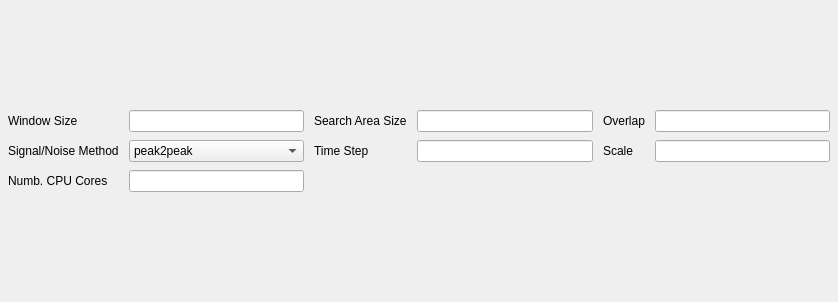
             <widget class="QWidget" name="ProPage">
              <property name="geometry">
               <rect>
                <x>0</x>
                <y>0</y>
                <width>838</width>
                <height>302</height>
               </rect>
              </property>
              <attribute name="label">
               <string>Process</string>
              </attribute>
              <layout class="QGridLayout" name="gridLayout_8">
               <property name="leftMargin">
                <number>8</number>
               </property>
               <property name="topMargin">
                <number>0</number>
               </property>
               <property name="rightMargin">
                <number>8</number>
               </property>
               <property name="bottomMargin">
                <number>0</number>
               </property>
               <item row="0" column="0">
                <layout class="QGridLayout" name="gridLayout_9">
                 <property name="horizontalSpacing">
                  <number>10</number>
                 </property>
                 <property name="verticalSpacing">
                  <number>8</number>
                 </property>
                 <item row="1" column="6">
                  <widget class="QLineEdit" name="pro_scale_LE">
                   <property name="text">
                    <string/>
                   </property>
                   <property name="placeholderText">
                    <string/>
                   </property>
                  </widget>
                 </item>
                 <item row="0" column="4">
                  <widget class="QLineEdit" name="pro_searcharea_LE">
                   <property name="text">
                    <string/>
                   </property>
                   <property name="placeholderText">
                    <string/>
                   </property>
                  </widget>
                 </item>
                 <item row="2" column="0" colspan="2">
                  <widget class="QLabel" name="label_8">
                   <property name="text">
                    <string>Numb. CPU Cores</string>
                   </property>
                  </widget>
                 </item>
                 <item row="0" column="5">
                  <widget class="QLabel" name="label_7">
                   <property name="text">
                    <string>Overlap</string>
                   </property>
                  </widget>
                 </item>
                 <item row="1" column="3">
                  <widget class="QLabel" name="label_10">
                   <property name="text">
                    <string>Time Step</string>
                   </property>
                  </widget>
                 </item>
                 <item row="1" column="5">
                  <widget class="QLabel" name="label_12">
                   <property name="text">
                    <string>Scale</string>
                   </property>
                  </widget>
                 </item>
                 <item row="1" column="0" colspan="2">
                  <widget class="QLabel" name="label_11">
                   <property name="text">
                    <string>Signal/Noise Method</string>
                   </property>
                  </widget>
                 </item>
                 <item row="1" column="2">
                  <widget class="QComboBox" name="pro_sig2noise_CB">
                   <item>
                    <property name="text">
                     <string>peak2peak</string>
                    </property>
                   </item>
                   <item>
                    <property name="text">
                     <string>peak2mean</string>
                    </property>
                   </item>
                   <item>
                    <property name="text">
                     <string>None</string>
                    </property>
                   </item>
                  </widget>
                 </item>
                 <item row="1" column="4">
                  <widget class="QLineEdit" name="pro_timestep_LE">
                   <property name="text">
                    <string/>
                   </property>
                   <property name="placeholderText">
                    <string/>
                   </property>
                  </widget>
                 </item>
                 <item row="2" column="2">
                  <widget class="QLineEdit" name="pro_ncpus_LE">
                   <property name="text">
                    <string/>
                   </property>
                   <property name="placeholderText">
                    <string/>
                   </property>
                  </widget>
                 </item>
                 <item row="0" column="6">
                  <widget class="QLineEdit" name="pro_overlap_LE">
                   <property name="text">
                    <string/>
                   </property>
                   <property name="placeholderText">
                    <string/>
                   </property>
                  </widget>
                 </item>
                 <item row="0" column="3">
                  <widget class="QLabel" name="label_4">
                   <property name="text">
                    <string>Search Area Size</string>
                   </property>
                  </widget>
                 </item>
                 <item row="0" column="0" colspan="2">
                  <widget class="QLabel" name="label_9">
                   <property name="text">
                    <string>Window Size</string>
                   </property>
                  </widget>
                 </item>
                 <item row="0" column="2">
                  <widget class="QLineEdit" name="pro_windowsize_LE">
                   <property name="text">
                    <string/>
                   </property>
                   <property name="placeholderText">
                    <string/>
                   </property>
                  </widget>
                 </item>
                </layout>
               </item>
              </layout>
             </widget>
